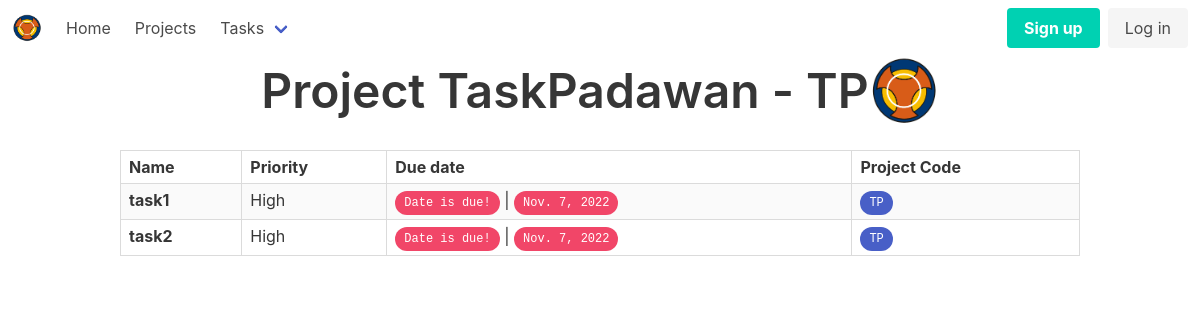
The app's page /tasks/projects/TP/, older data.
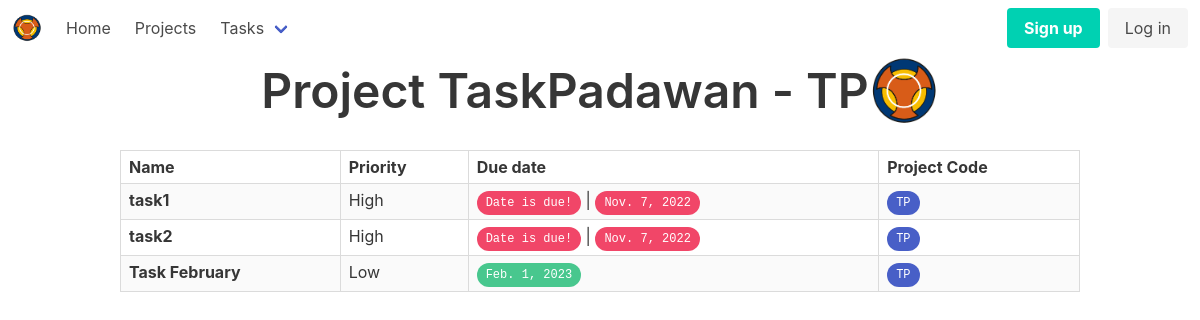
The same page, newer data.
### tasks/models.py (models this page shows, shortened)
class Project(models.Model):
    name = models.CharField(max_length=250)
    code = models.SlugField(max_length=4, unique=True)
    description = models.TextField(blank=True)
    start_date = models.DateField(default=today)
    end_date = models.DateField(blank=True, null=True)
    def __str__(self):
        return self.name

class Task(models.Model):
    name = models.CharField(max_length=250)
    finished = models.BooleanField(default=False)
    order = models.IntegerField(default=100)
    priority = models.CharField(
        max_length=6,
        choices=[
            ('High', 'High'),
            ('Medium', 'Medium'),
            ('Low', 'Low'),
        ],
        default='Medium',
    )
    due_date = models.DateField(
        blank=True,
        null=True,
    )
    color = models.CharField(
        max_length=6,
        choices=[
            ('blue', 'blue'),
            ('red', 'red'),
            ('orange', 'orange'),
            ('green', 'green'),
        ],
        default='blue',
    )
    project = models.ForeignKey(
        Project,
        blank=True,
        default=None,
        null=True,
        on_delete=models.CASCADE,
    )
    def is_due(self):
        return (self.due_date is not None) and (self.due_date <= today())

### tasks/views.py (the view)
# urls.py: path('tasks/projects/<str:code>/', views.project_code, name='project_code'),
def project_code(request, code):
    project = models.Project.objects.get(code=code)
    return render(request, 'tasks/project.html',
                  {'project': project})

### tasks/models.py (called while the page is built)
def today():
    return timezone.now().date()

### tasks/templates/tasks/project.html (shortened to what this page needs)
{% extends 'tasks/base.html' %}
{% block header %}Project {{project}} - {{project.code}} {% endblock %}
{% block content %}
{% include 'tasks/includes/task_table.html' with tasks=project.task_set.all %}
{% endblock %}

### tasks/templates/tasks/base.html (shortened to what this page needs)
{% load static %}
<!DOCTYPE html>
<html lang="en">
<head>
</head>
<link rel="stylesheet" href="{% static 'tasks/css/bulma.css' %}">
<body>
<header>
    {% include 'tasks/includes/navbar.html' %}
    <h1 class="title is-1 has-text-centered is-flex is-justify-content-center is-align-items-center">
        {% block header %}TaskMaster{% endblock %}
        <img src="{% static 'tasks/img/logo.png' %}" alt="Taskmaster logo" width="70" height="70">
    </h1>
</header>
<main class="container mt-5">
    {% block content %}
    {% endblock %}
</main>
</body>
</html>

### tasks/templates/tasks/includes/navbar.html (shortened to what this page needs)
{% load static %}
<!DOCTYPE html>
<html lang="en">
<head>
</head>
<body>
<nav class="navbar" role="navigation" aria-label="main navigation">
    <div class="navbar-brand">
        <a class="navbar-item" href="{% url 'home' %}">
            <img src="{% static 'tasks/img/logo.png' %}" alt="Taskmaster logo" width="30">
        </a>
    </div>
    <div id="navbarBasicExample" class="navbar-menu">
        <div class="navbar-start">
            <a class="navbar-item" href="{% url 'home' %}">
                Home
            </a>
            <a class="navbar-item" href="{% url 'projects' %}">
                Projects
            </a>
            <div class="navbar-item has-dropdown is-hoverable">
                <a class="navbar-link">
                    Tasks
                </a>
            </div>
        </div>
        <div class="navbar-end">
            <div class="navbar-item">
                <div class="buttons">
                    <a class="button is-primary">
                        <strong>Sign up</strong>
                    </a>
                    <a class="button is-light">
                        Log in
                    </a>
                </div>
            </div>
        </div>
    </div>
</nav>
</body>
</html>

### tasks/templates/tasks/includes/task_table.html (shortened to what this page needs)
<!DOCTYPE html>
<html lang="en">
<head>
</head>
<body>
<table class="table is-bordered is-striped is-narrow is-hoverable is-fullwidth">
    <tr>
        <th>Name</th>
        <th>Priority</th>
        <th>Due date</th>
        <th>Project Code</th>
    </tr>
    {% for task in tasks %}
    <tr class="{% cycle 'bg-white' 'bg-grey' %}">
        <td><strong>{{ task.name }}</strong></td>
        <td>
            {% if task.priority == 'High' %}
            <span class="priority">High</span>
            {% elif task.priority == 'Medium' %}
            <span>Medium</span>
            {% else %}
            <span>Low</span>
            {% endif %}
        <td>
            {% if task.is_due %}
            <span class="tag is-danger is-rounded"><kbd>Date is due!</kbd></span> | <span
                class="tag is-danger is-rounded"><kbd>{{ task.due_date }}</kbd></span>
            {% else %}
            <span class="tag is-success is-rounded"><kbd>{{ task.due_date }}</kbd></span>
            {% endif %}
        <td>
            {% if task.project.code %}
            <a href="{% url 'project_code' task.project.code %}" class="tag is-link is-rounded"><kbd>{{ task.project.code }}</kbd></a>
            {% else %}
            <i>N/A</i>
            {% endif %}
        </td>
    </tr>
    {% endfor %}
</table>
</body>
</html>

Row changes from the older to the newer data that the page shows:
added Task: name "Task February", priority "Low", due_date "Feb. 1, 2023", project.code "TP"
